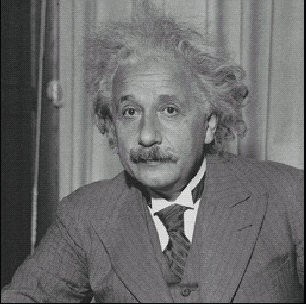
%> input picture Week05/einstein.png, 306 x 304 px
$ octave test.m   (GNU Octave 9; MATLAB toolbox functions it lacks are replaced by stand-ins)
%> lines starting %> are read from the running program, lines starting %| are printed output that depends on the picture
### Week05/convolve.m
function result = convolve(I,F)

[m,n] = size(I);
[h,w] = size(F);

a = h/2;
b = w/2;

if(mod(h,2) ~= 0)
    a = (h-1)/2;
end

if(mod(w,2) ~= 0)
    b = (w-1)/2;
end

I = padarray(I,[a,b],'symmetric');

result = zeros(m,n);

for x = 1:m
    for y = 1:n
        i = x + a;
        j = y + b;

        kernel = F;
        patch = I(i-a:i+a,j-b:j+b);
        result(x,y) = sum(sum(kernel.*patch));
    end
end

% result = uint8(result);

end

### Week05/gaussian.m
function result = gaussian(size,sigma)

interval = 0.25;

a = (size-1)/2;

[X,Y] = meshgrid(-a*interval:interval:a*interval,-a*interval:interval:a*interval);
Z = (1/(2*pi*sigma.^2)) * exp(-(X.^2 + Y.^2)/(2*sigma.^2));

result = Z;

end

### Week05/test.m
clear all
close all
clc

MeanFilter = (1/9).*ones(3);
GaussianFilter05 = gaussian(7,0.5);
GaussianFilter1 = gaussian(7,1);

I = rgb2gray(imread('einstein.png'));
%> I: size 304x306 uint8; min 6, max 245, mean 108
I = double(I);
%> I: size 304x306 double

image1 = conv2(I,MeanFilter);
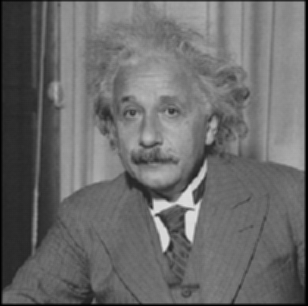
%> image1: size 306x308 double; min 0.667, max 223, mean 106.6
%image1 = image1(2:end-1,2:end-1);
image2 = convolve(I,MeanFilter);
%> in convolve, `I = padarray(I,[a,b],'symmetric');`:
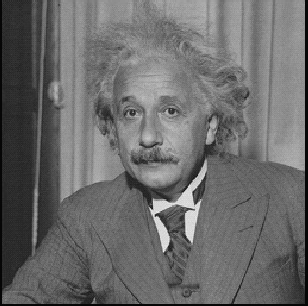
%> I: size 306x308 double; min 6, max 245, mean 107.1
image3 = convolve(I,GaussianFilter05);
%> in convolve (call 2), `I = padarray(I,[a,b],'symmetric');`:
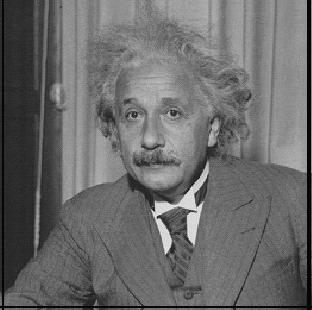
%> I: size 310x312 double; min 6, max 245, mean 106.4
%> after the loop in convolve (call 2), `for x = 1:m`:
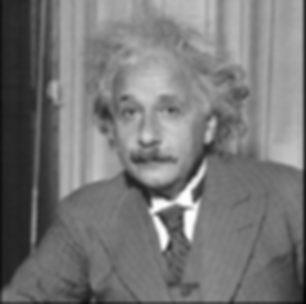
%> result: size 304x306 double; min 168.9, max 2960.8, mean 1472.1; drawn with min black and max white
image4 = convolve(I,GaussianFilter1);


subplot(2,2,1), imshow(I,[]);
title('initial image');
subplot(2,2,2), imshow(image2,[]);
title('3*3 Mean filter result');
subplot(2,2,3), imshow(image3,[]);
title('7*7 Gaussian filter (sigma=0.5) result');
subplot(2,2,4), imshow(image4,[]);
title('7*7 Gaussian filter (sigma=1) result');
